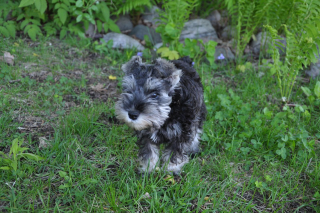
//> input picture OpenCV-Examples/images/puppy.bmp, 320 x 213 px
$ ./shift-image_3   (built with g++ and OpenCV 4)
//> lines starting //> are read from the running program, lines starting //| are printed output that depends on the picture; after the words box and inside, x2 and y2 are one past the last pixel; in counts of white or black regions, pixels touching at a corner belong together
#include <opencv2/opencv.hpp>
#include <opencv2/core/core.hpp>
#include <opencv2/highgui/highgui.hpp>
#include <opencv2/ml/ml.hpp>

using namespace cv;

Mat Shift_Image( Mat src_in, int num_pixels_x, int num_pixels_y);


int main()
{


  Mat img, image_tr;
  img = imread("puppy.bmp", CV_LOAD_IMAGE_COLOR);   // Read the file
//> img is the input picture: 213 rows x 320 cols, CV_8UC3; mean B, G, R 73.8, 106.5, 77.2


  cv::Mat imgTranslated_right, imgTranslated_left;

  imgTranslated_right = Shift_Image(img, 30, 30);
  imgTranslated_left  = Shift_Image(img, -30, -30);


  imshow("Original Image", img); // show it to the user
  imshow("Translated Image Left", imgTranslated_left); // show it to the user
  imshow("Translated Image Right", imgTranslated_right); // show it to the user

  waitKey(0);

}

Mat
Shift_Image( Mat src_in, int num_pixels_x, int num_pixels_y)
{
//> called with num_pixels_x = 30, num_pixels_y = 30


  Mat img_out;


  Mat rot_mat = (Mat_<double>(2,3) << 1, 0, num_pixels_x, 0, 1, num_pixels_y);
  warpAffine( src_in, img_out, rot_mat, src_in.size() );
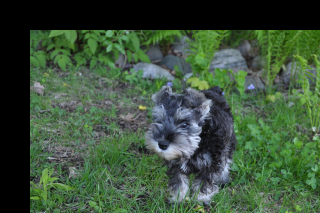
//> img_out: 213 rows x 320 cols, CV_8UC3; mean B, G, R 59.7, 82.7, 60.9

  if (num_pixels_x>0) //Move right
  {

    Mat col = src_in.col(0);
//> col = 213 rows, first 8: [46, 91, 48], [50, 95, 52], [47, 92, 49], [55, 102, 56], [64, 108, 61], [56, 103, 55], [52, 109, 61], [50, 112, 59]
    Mat row = src_in.row(0);
//> row = 320 rows, first 8: [46, 91, 48], [52, 99, 50], [50, 95, 51], [51, 91, 53], [62, 98, 59], [63, 97, 57], [61, 94, 55], [61, 89, 55]


    for (int i=0; i<abs(num_pixels_x); ++i)
    {
      col.col(0).copyTo(img_out.col(i));

    }
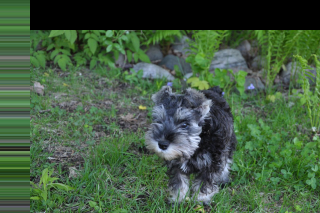
//> img_out: 213 rows x 320 cols, CV_8UC3; 9.38% of pixels changed, all inside (x1, y1, x2, y2) = (0, 0, 30, 213)

    for (int i=0; i<abs(num_pixels_y); ++i)
    {
      row.row(0).copyTo(img_out.row(i));
      //src_in.copyTo(img_out,crop);
    }
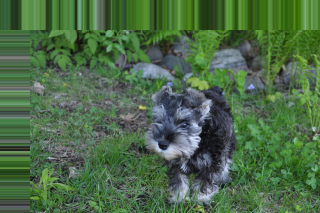
//> img_out: 213 rows x 320 cols, CV_8UC3; 14.08% of pixels changed, all inside (x1, y1, x2, y2) = (0, 0, 320, 30)
  }

  if (num_pixels_x<0) //Move right
  {

    int w = src_in.size().width;
    int h = src_in.size().height;
    Mat col = src_in.col(w-1);
    Mat row = src_in.row(h-1);

    for (int i=w-abs(num_pixels_x) ; i<w; ++i)
    {
      col.col(0).copyTo(img_out.col(i));
      //row.row(0).copyTo(img_out.row(i));
    }

    for (int i=h-abs(num_pixels_y) ; i<h; ++i)
    {
      //col.col(0).copyTo(img_out.col(i));
      row.row(0).copyTo(img_out.row(i));
    }
  }


  std::cout << src_in.size().width << " & " <<  src_in.size().height << std::endl;
//| 320 & 213
  std::cout << img_out.size().width << " & " <<  img_out.size().height << std::endl;
//| 320 & 213
//> call 2 of Shift_Image, with num_pixels_x = -30, num_pixels_y = -30
//> in Shift_Image (call 2), `warpAffine( src_in, img_out, rot_mat, src_in.size() );`:
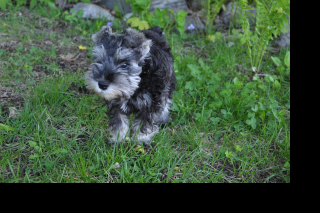
//> img_out: 213 rows x 320 cols, CV_8UC3; mean B, G, R 60.1, 82.9, 61.1
//> in Shift_Image (call 2), `Mat col = src_in.col(w-1);`: col = 213 rows, first 8: [35, 118, 74], [53, 128, 80], [73, 144, 90], [82, 153, 99], [78, 149, 100], [62, 140, 93], [24, 106, 61], [17, 108, 62]
//> in Shift_Image (call 2), `Mat row = src_in.row(h-1);`: row = 320 rows, first 8: [54, 79, 55], [54, 92, 61], [58, 84, 68], [55, 73, 65], [47, 63, 53], [59, 73, 61], [69, 81, 70], [64, 82, 57]
//> after the loop in Shift_Image (call 2), `for (int i=w-abs(num_pixels_x) ; i<w; ++i)`:
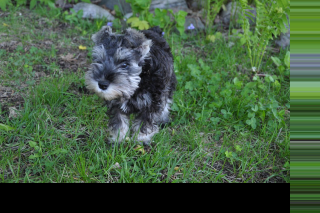
//> img_out: 213 rows x 320 cols, CV_8UC3; 9.38% of pixels changed, all inside (x1, y1, x2, y2) = (290, 0, 320, 213)
//> after the loop in Shift_Image (call 2), `for (int i=h-abs(num_pixels_y) ; i<h; ++i)`:
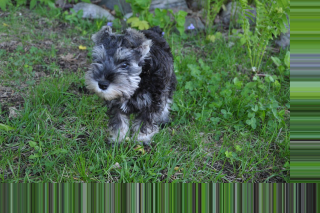
//> img_out: 213 rows x 320 cols, CV_8UC3; 14.08% of pixels changed, all inside (x1, y1, x2, y2) = (0, 183, 320, 213)
//| 320 & 213
//| 320 & 213
  return img_out;
}
